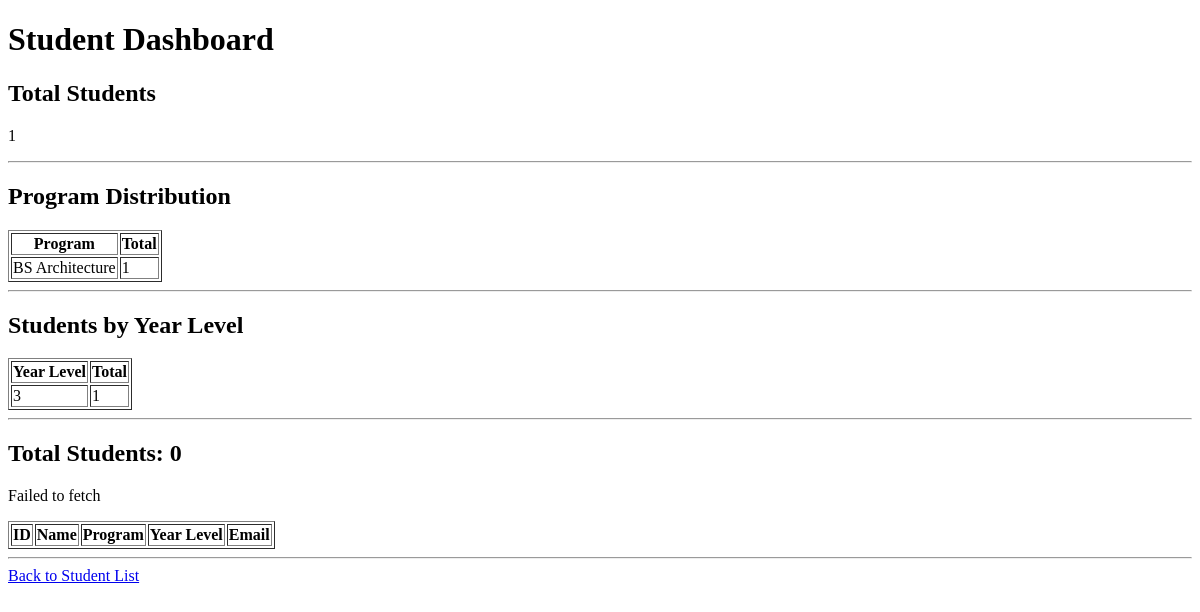
Page /registration/dashboard/ on the earlier database version.
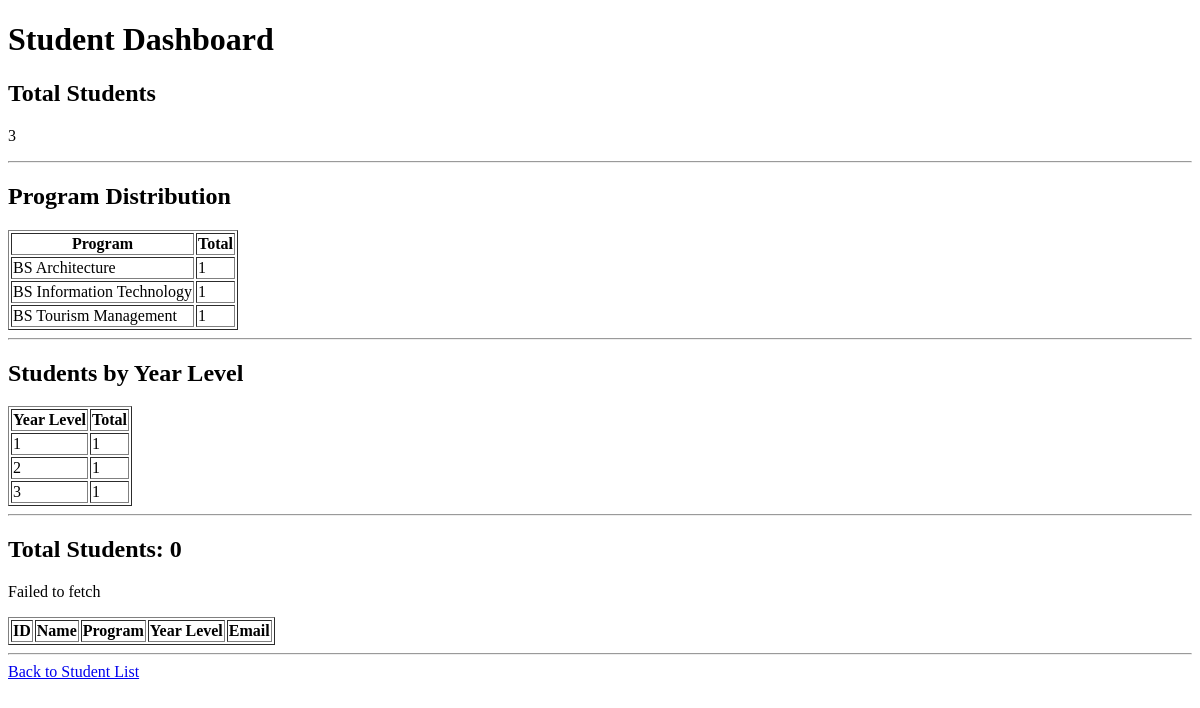
Same page on the later database version.
### registration/models.py (models this page shows, shortened)
class Student(models.Model):
    student_name = models.CharField(max_length=100)
    program = models.CharField(max_length=100)
    year_level = models.IntegerField()
    email = models.EmailField()

### registration/views.py (the view)
def student_dashboard(request):
    students = Student.objects.all()
    total_students = students.count()
    program_summary = (
        students
        .values('program')
        .annotate(total=Count('id'))
        .order_by('program')
    )
    year_summary = (
        students
        .values('year_level')
        .annotate(total=Count('id'))
        .order_by('year_level')
    )
    return render(
        request,
        'registration/student_dashboard.html',
        {
            'total_students': total_students,
            'program_summary': program_summary,
            'year_summary': year_summary,
        }
    )

### registration/templates/registration/student_dashboard.html (shortened to what this page needs)
{% load static %}
<!DOCTYPE html>
<html>
<head>
</head>
<body>
    <h1>Student Dashboard</h1>
    <h2>Total Students</h2>
    <p>
        {{ total_students }}
    </p>
    <hr>
    <h2>Program Distribution</h2>
    <table border="1">
        <tr>
            <th>Program</th>
            <th>Total</th>
        </tr>
        {% for item in program_summary %}
        <tr>
            <td>{{ item.program }}</td>
            <td>{{ item.total }}</td>
        </tr>
        {% empty %}
        <tr>
            <td colspan="2">
                No program data available.
            </td>
        </tr>
        {% endfor %}
    </table>
    <hr>
    <h2>Students by Year Level</h2>
    <table border="1">
        <tr>
            <th>Year Level</th>
            <th>Total</th>
        </tr>
        {% for item in year_summary %}
        <tr>
            <td>{{ item.year_level }}</td>
            <td>{{ item.total }}</td>
        </tr>
        {% empty %}
        <tr>
            <td colspan="2">
                No year-level data available.
            </td>
        </tr>
        {% endfor %}
    </table>
    <hr>
    <h2>
    Total Students:
    <span id="student-count">0</span>
</h2>
<p id="error-message"></p>
<table border="1" id="student-table">
    <thead>
        <tr>
            <th>ID</th>
            <th>Name</th>
            <th>Program</th>
            <th>Year Level</th>
            <th>Email</th>
        </tr>
    </thead>
</table>
<hr>
    <a href="{% url 'student_list' %}">
        Back to Student List
    </a>
</body>
</html>

Differences in the rows shown:
added Student: program "BS Information Technology", total "1"
added Student: program "BS Tourism Management", total "1"
Other differences:
{{ total_students }}: "1" → "3"
new list line: "1 1"
new list line: "2 1"
